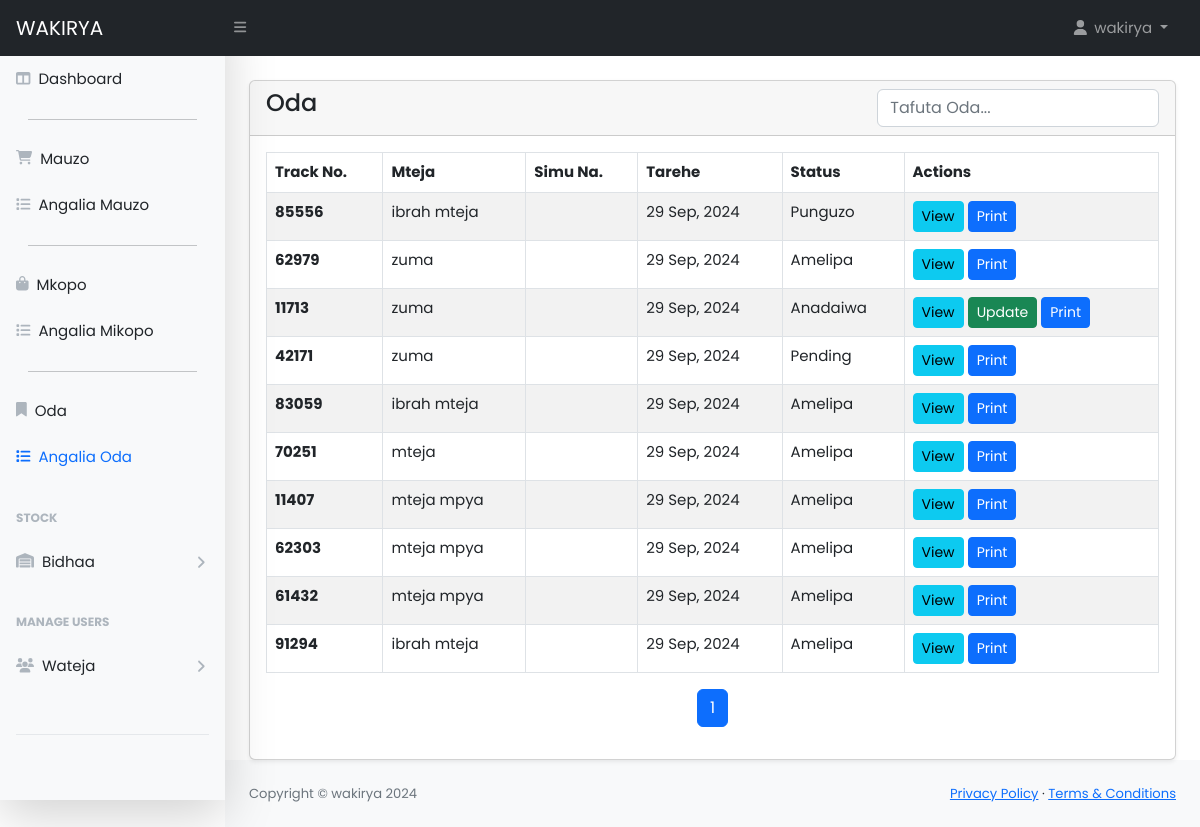
Page /user/preorders.php (signed in) on the committed database.
### tables this page shows
CREATE TABLE `orders` (
  `id` int(11) NOT NULL,
  `customer_id` int(11) NOT NULL,
  `tracking_no` varchar(100) NOT NULL,
  `invoice_no` varchar(100) NOT NULL,
  `total_amount` varchar(100) NOT NULL,
  `paid_amount` varchar(100) DEFAULT NULL,
  `due_amount` varchar(100) DEFAULT NULL,
  `surplus_amount` varchar(100) NOT NULL,
  `order_date` date NOT NULL,
  `order_status` varchar(100) DEFAULT NULL,
  `comment` varchar(255) DEFAULT NULL,
  `payment_mode` varchar(100) DEFAULT NULL COMMENT 'cash, online',
  `order_placed_by_id` int(11) NOT NULL,
  `created_at` date NOT NULL DEFAULT current_timestamp()
);

CREATE TABLE `customers` (
  `id` int(11) NOT NULL,
  `name` varchar(255) NOT NULL,
  `email` varchar(255) DEFAULT NULL,
  `phone` varchar(255) DEFAULT NULL,
  `status` tinyint(1) DEFAULT 0 COMMENT '0=visible,1=hidden',
  `created_at` date NOT NULL DEFAULT current_timestamp()
);

### user/preorders.php (the view, shortened to what this page needs)
<?php include('includes/header.php'); ?>
<div class="container-fluid px-4">
    <div class="card mt-4 shadow-sm">
        <div class="card-header">
            <div class="row">
                <div class="col-md-4">
                    <h4 class="mb-0">Oda</h4>
                </div>
                <div class="col-md-4 offset-md-4">
                    <input type="text" id="preorderSearch" class="form-control" placeholder="Tafuta Oda...">
                </div>
            </div>
        </div>
        <div class="card-body">
            <?php
            $limit = 10;
            $page = isset($_GET['page']) ? $_GET['page'] : 1;
            $start = ($page - 1) * $limit;
            $countQuery = "SELECT COUNT(*) as total FROM preorders";
            $countResult = mysqli_query($conn, $countQuery);
            $preorderCount = mysqli_fetch_assoc($countResult)['total'];
            $totalPages = ceil($preorderCount / $limit);
            if (isset($_GET['date']) || isset($_GET['payment_status'])) {
                $orderDate = validate($_GET['date']);
                $paymentStatus = validate($_GET['payment_status']);
                if ($orderDate != '' && $paymentStatus == '') {
                    $query = "SELECT o.*, c.* FROM orders o, customers c
                              WHERE c.id = o.customer_id AND o.order_date='$orderDate'
                              ORDER BY o.id DESC LIMIT $start, $limit";
                } elseif ($orderDate == '' && $paymentStatus != '') {
                    $query = "SELECT o.*, c.* FROM orders o, customers c
                              WHERE c.id = o.customer_id AND o.payment_mode='$paymentStatus'
                              ORDER BY o.id DESC LIMIT $start, $limit";
                } elseif ($orderDate != '' && $paymentStatus != '') {
                    $query = "SELECT o.*, c.* FROM orders o, customers c
                              WHERE c.id = o.customer_id AND o.order_date='$orderDate'
                              AND o.payment_mode='$paymentStatus'
                              ORDER BY o.id DESC LIMIT $start, $limit";
                } else {
                    $query = "SELECT o.*, c.* FROM orders o, customers c
                              WHERE c.id = o.customer_id ORDER BY o.id DESC LIMIT $start, $limit";
                }
            } else {
                $query = "SELECT o.*, c.* FROM orders o, customers c
                          WHERE c.id = o.customer_id ORDER BY o.id DESC LIMIT $start, $limit";
            }
            $orders = mysqli_query($conn, $query);
            if ($orders) {
                if (mysqli_num_rows($orders) > 0) {
            ?>
                    <table class="table table-striped table-bordered align-items-center justify-content-center" id="preorderTable">
                        <thead>
                            <tr>
                                <th>Track No.</th>
                                <th>Mteja</th>
                                <th>Simu Na.</th>
                                <th>Tarehe</th>
                                <th>Status</th>
                                <th>Actions</th>
                            </tr>
                        </thead>
                        <tbody>
                            <?php foreach ($orders as $orderItem) : ?>
                                <tr>
                                    <td class="fw-bold"><?= $orderItem['tracking_no']; ?></td>
                                    <td><?= $orderItem['name']; ?></td>
                                    <td><?= $orderItem['phone']; ?></td>
                                    <td><?= date('d M, Y', strtotime($orderItem['order_date'])); ?></td>
                                    <td><?= $orderItem['order_status']; ?></td>
                                    <td>
                                        <a href="preorders-view.php?track=<?= $orderItem['tracking_no']; ?>" class="btn btn-info mb-0 px-2 btn-sm">View</a>
                                        <?php if ($orderItem['order_status'] == "Anadaiwa") { ?>
                                            <a href="preorder-update.php?track=<?= $orderItem['tracking_no']; ?>" class="btn btn-success mb-0 px-2 btn-sm">Update</a>
                                        <?php } ?>
                                        <a href="preorders-view-print.php?track=<?= $orderItem['tracking_no']; ?>" class="btn btn-primary mb-0 px-2 btn-sm">Print</a>
                                    </td>
                                </tr>
                            <?php endforeach; ?>
                        </tbody>
                    </table>
                    <nav aria-label="Page navigation example">
                        <ul class="pagination justify-content-center">
                            <?php for ($i = 1; $i <= $totalPages; $i++): ?>
                                <li class="page-item <?= ($i == $page) ? 'active' : '' ?>">
                                    <a class="page-link" href="?page=<?= $i; ?>"><?= $i; ?></a>
                                </li>
                            <?php endfor; ?>
                        </ul>
                    </nav>
            <?php
                } else {
                    echo "<h5>No Record Available</h5>";
                }
            } else {
                echo "<h5>Something Went Wrong</h5>";
            }
            ?>
        </div>
    </div>
</div>
<?php include('includes/footer.php'); ?>

### rows in the picture
orders: tracking_no "85556", customer.name "ibrah mteja", order_date "29 Sep, 2024", order_status "Punguzo"
orders: tracking_no "62979", customer.name "zuma", order_date "29 Sep, 2024", order_status "Amelipa"
orders: tracking_no "11713", customer.name "zuma", order_date "29 Sep, 2024", order_status "Anadaiwa"
orders: tracking_no "42171", customer.name "zuma", order_date "29 Sep, 2024", order_status "Pending"
orders: tracking_no "83059", customer.name "ibrah mteja", order_date "29 Sep, 2024", order_status "Amelipa"
orders: tracking_no "70251", customer.name "mteja", order_date "29 Sep, 2024", order_status "Amelipa"
orders: tracking_no "11407", customer.name "mteja mpya", order_date "29 Sep, 2024", order_status "Amelipa"
orders: tracking_no "62303", customer.name "mteja mpya", order_date "29 Sep, 2024", order_status "Amelipa"
orders: tracking_no "61432", customer.name "mteja mpya", order_date "29 Sep, 2024", order_status "Amelipa"
orders: tracking_no "91294", customer.name "ibrah mteja", order_date "29 Sep, 2024", order_status "Amelipa"

### other values in the picture
$_SESSION['loggedInUser']['name'] "wakirya"
